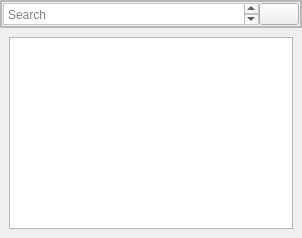
         <widget class="QWidget" name="searchPage">
          <layout class="QVBoxLayout" name="verticalLayout_10">
           <property name="spacing">
            <number>0</number>
           </property>
           <property name="leftMargin">
            <number>0</number>
           </property>
           <property name="topMargin">
            <number>0</number>
           </property>
           <property name="rightMargin">
            <number>0</number>
           </property>
           <property name="bottomMargin">
            <number>0</number>
           </property>
           <item alignment="Qt::AlignTop">
            <widget class="QFrame" name="searchFrame">
             <property name="styleSheet">
              <string notr="true">#frame_11{
	background-color: transparent;
}
#searchBar{
	background-color: rgb(255, 255, 255);
	color: rgb(0, 0, 0);
}</string>
             </property>
             <property name="frameShape">
              <enum>QFrame::StyledPanel</enum>
             </property>
             <property name="frameShadow">
              <enum>QFrame::Raised</enum>
             </property>
             <layout class="QVBoxLayout" name="verticalLayout_16">
              <property name="spacing">
               <number>0</number>
              </property>
              <property name="leftMargin">
               <number>0</number>
              </property>
              <property name="topMargin">
               <number>0</number>
              </property>
              <property name="rightMargin">
               <number>0</number>
              </property>
              <property name="bottomMargin">
               <number>0</number>
              </property>
              <item alignment="Qt::AlignHCenter|Qt::AlignTop">
               <widget class="QFrame" name="frame">
                <property name="frameShape">
                 <enum>QFrame::StyledPanel</enum>
                </property>
                <property name="frameShadow">
                 <enum>QFrame::Raised</enum>
                </property>
                <layout class="QVBoxLayout" name="verticalLayout_17">
                 <property name="spacing">
                  <number>0</number>
                 </property>
                 <property name="leftMargin">
                  <number>0</number>
                 </property>
                 <property name="topMargin">
                  <number>0</number>
                 </property>
                 <property name="rightMargin">
                  <number>0</number>
                 </property>
                 <property name="bottomMargin">
                  <number>0</number>
                 </property>
                 <item alignment="Qt::AlignTop">
                  <widget class="QFrame" name="frame_11">
                   <property name="sizePolicy">
                    <sizepolicy hsizetype="Fixed" vsizetype="Preferred">
                     <horstretch>0</horstretch>
                     <verstretch>0</verstretch>
                    </sizepolicy>
                   </property>
                   <property name="styleSheet">
                    <string notr="true"/>
                   </property>
                   <property name="frameShape">
                    <enum>QFrame::StyledPanel</enum>
                   </property>
                   <property name="frameShadow">
                    <enum>QFrame::Raised</enum>
                   </property>
                   <layout class="QHBoxLayout" name="horizontalLayout_2">
                    <property name="spacing">
                     <number>0</number>
                    </property>
                    <property name="leftMargin">
                     <number>0</number>
                    </property>
                    <property name="topMargin">
                     <number>0</number>
                    </property>
                    <property name="rightMargin">
                     <number>0</number>
                    </property>
                    <property name="bottomMargin">
                     <number>0</number>
                    </property>
                    <item alignment="Qt::AlignTop">
                     <widget class="QTextEdit" name="searchBar">
                      <property name="sizePolicy">
                       <sizepolicy hsizetype="Minimum" vsizetype="Ignored">
                        <horstretch>0</horstretch>
                        <verstretch>0</verstretch>
                       </sizepolicy>
                      </property>
                      <property name="placeholderText">
                       <string>Search</string>
                      </property>
                     </widget>
                    </item>
                    <item alignment="Qt::AlignHCenter|Qt::AlignVCenter">
                     <widget class="QPushButton" name="pushButton">
                      <property name="sizePolicy">
                       <sizepolicy hsizetype="Preferred" vsizetype="Preferred">
                        <horstretch>0</horstretch>
                        <verstretch>0</verstretch>
                       </sizepolicy>
                      </property>
                      <property name="text">
                       <string/>
                      </property>
                      <property name="icon">
                       <iconset resource="resources.qrc">
                        <normaloff>:/icons/icons/search.svg</normaloff>:/icons/icons/search.svg</iconset>
                      </property>
                      <property name="iconSize">
                       <size>
                        <width>24</width>
                        <height>24</height>
                       </size>
                      </property>
                     </widget>
                    </item>
                   </layout>
                  </widget>
                 </item>
                </layout>
               </widget>
              </item>
             </layout>
            </widget>
           </item>
           <item>
            <widget class="QWidget" name="widget_25" native="true">
             <property name="sizePolicy">
              <sizepolicy hsizetype="Preferred" vsizetype="Expanding">
               <horstretch>0</horstretch>
               <verstretch>0</verstretch>
              </sizepolicy>
             </property>
             <layout class="QVBoxLayout" name="verticalLayout_18">
              <item>
               <widget class="QTableView" name="tableView_4">
                <property name="styleSheet">
                 <string notr="true">color: rgb(0, 0, 0);</string>
                </property>
               </widget>
              </item>
             </layout>
            </widget>
           </item>
          </layout>
         </widget>
